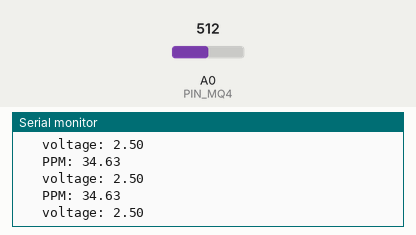
Recording of a sketch running on a simulated Arduino Uno, built with avr-gcc and run on an emulated ATmega328P. Parts: the last lines printed to the serial monitor. Inputs (shaded band) come from the test bench; at power-on: A0 (PIN_MQ4) = 512.

Above: at 6.2 s.
6.3 s: A0 (PIN_MQ4) set to 1023
At 6.74 s:
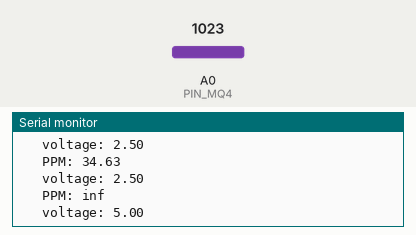
8.3 s: A0 (PIN_MQ4) set to 900
At 8.55 s:
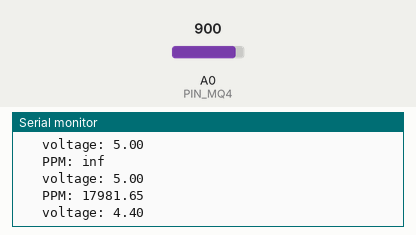
Timing chart, 0 to 11.3 s (numbered marks = the images above; inputs shaded):
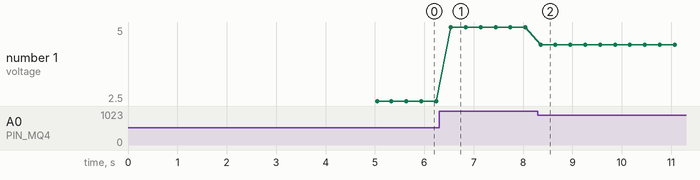

Measured:
- after the input at 6.3 s, the serial monitor: prints a new line after 0.23 s (image 1)
- after the input at 8.3 s, the serial monitor: prints a new line at once (image 2)
- plotted number 1: 2.5 → 5 after the input at 6.3 s, 5 → 4.4 after the input at 8.3 s

The sketch:

MQ4.ino
```cpp
#include "MQ4.h"


#define PIN_MQ4 A0
MQ4 mq4_sensor = MQ4(PIN_MQ4, true);


float resistance ;
float ppm ;
float voltage;

void setup() {
  Serial.begin(9600);
  mq4_sensor.begin();
}

void loop() {

  ppm = mq4_sensor.getPPM();
  voltage = mq4_sensor.getVoltage();

  Serial.print("\t PPM: ");
  Serial.println(ppm);
  Serial.print("\t voltage: ");
  Serial.println(voltage);

  delay(300);
}
```
